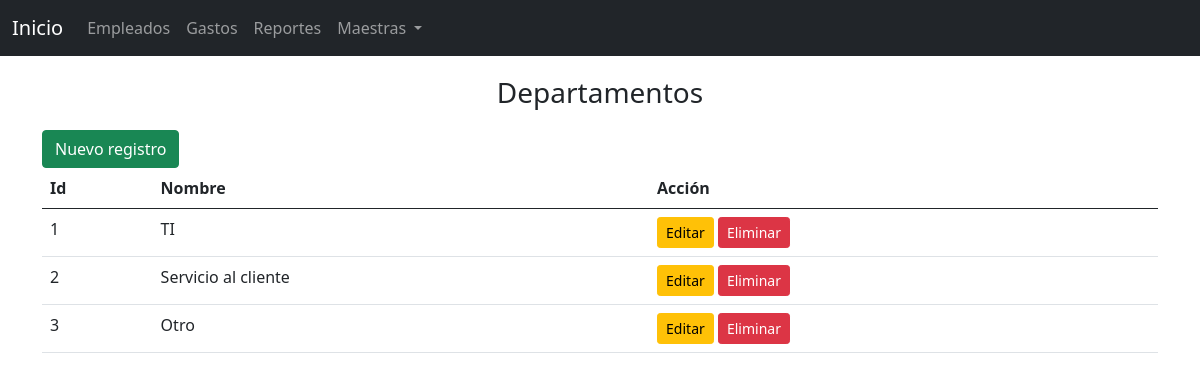
Page /app/views/departament.php on the committed database.
### tables this page shows
CREATE TABLE `departments` (
  `id` int(11) NOT NULL,
  `name` varchar(100) NOT NULL
);

### core/config/Connection.php (called while the page is built, shortened)
<?php
class Connection{
    function connect(){
        $serverName = "localhost";
        $username = "root";
        $password = "";
        $database = "employee";
        $this->conn = new mysqli($serverName, $username, $password, $database);
        return $this->conn;
    }
}
?>

### app/controller/DepartamentController.php (called while the page is built, shortened)
<?php
include('../../core/config/Connection.php');
include('../models/Departament.php');
class DepartamentController
{
    private $departament;
    function __construct() {
        $this->conn = (new Connection())->connect();
        $this->departament = new Departament($this->conn);
    }
    public function get() {
        return $this->departament->get();
    }
}

### app/models/Departament.php (called while the page is built, shortened)
<?php
class Departament {
    private $conn;
    public function __construct($dbConn) {
        $this->conn = $dbConn;
    }
    public function get() {
        $query = "SELECT * FROM departments";
        $result = $this->conn->query($query);
        if ($result->num_rows > 0) {
            $departaments = [];
            while ($row = $result->fetch_assoc()) {
                $departaments[] = $row;
            }
            return $departaments;
        } else {
            return "No se encontraron departamentos.";
        }
    }
}
?>

### app/views/departament.php (the view, shortened to what this page needs)
<?php
    include("../controller/DepartamentController.php");
    $controller = new DepartamentController();
    $departaments = $controller->get();
    include('navbar.php');
?>
<!doctype html>
<html lang="en">
    <head>
    </head>
    <body>
        <div class="container">
            <h3 class="tittle-table">Departamentos</h3>
            <button type="button" class="btn btn-success" data-bs-toggle="modal" data-bs-target="#registerModal" data-bs-whatever="@mdo">Nuevo registro</button>
            <div class="table-responsive">
                <table class="table">
                    <thead>
                        <tr>
                            <th scope="col">Id</th>
                            <th scope="col">Nombre</th>
                            <th scope="col">Acción</th>
                        </tr>
                    </thead>
                    <tbody>
                        <?php if (isset($departaments) && is_array($departaments) && count($departaments) > 0): ?>
                            <?php foreach ($departaments as $departament): ?>
                                <tr>
                                    <td><?= $departament['id']; ?></td>
                                    <td><?= $departament['name']; ?></td>
                                    <td>
                                        <button type="button" class="btn btn-warning btn-sm" data-bs-toggle="modal" data-bs-target="#updateModal" data-id="<?= $departament['id']; ?>" data-name="<?= $departament['name']; ?>">Editar</button>
                                        <button type="button" class="btn btn-danger btn-sm" data-bs-toggle="modal" data-bs-target="#deleteModal" data-id="<?= $departament['id']; ?>">
                                            Eliminar
                                        </button>
                                    </td>
                                </tr>
                            <?php endforeach; ?>
                        <?php else: ?>
                            <tr>
                                <td colspan="3">No hay departamentos registrados.</td>
                            </tr>
                        <?php endif; ?>
                    </tbody>
                </table>
            </div>
        </div>
    </body>
</html>

### app/views/departament.php (style rules this page uses)
.tittle-table { text-align: center; margin: 20px; }

### rows in the picture
departments: id "1", name "TI"
departments: id "2", name "Servicio al cliente"
departments: id "3", name "Otro"
